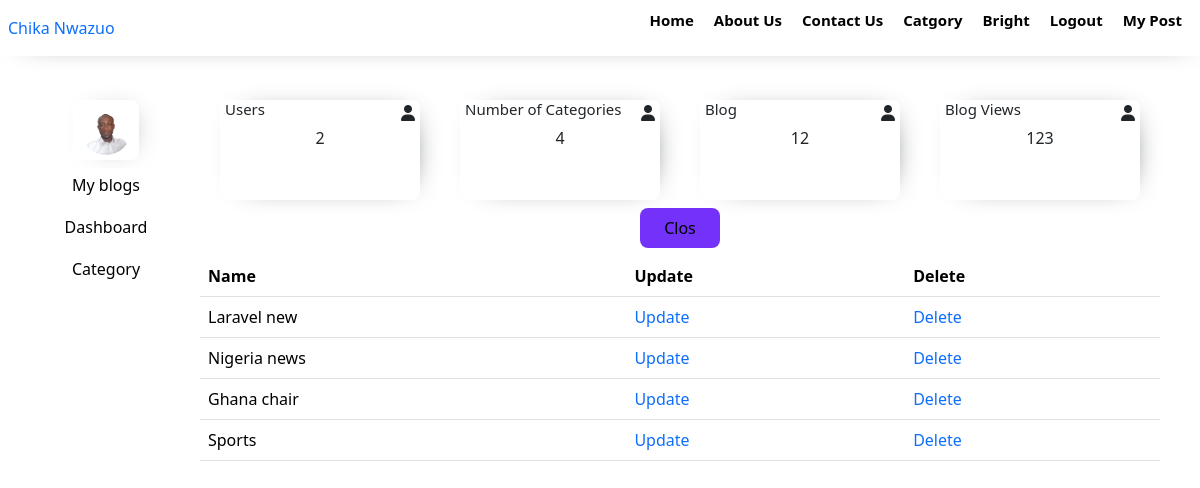
The app's page /category (signed in) with its own data.
### models.py (models this page shows, shortened)
class Category(db.Model):
    id = db.Column(db.Integer, primary_key=True)
    name = db.Column(db.String(100), unique=True)
    posts = db.relationship('Post', backref='category',lazy=True)

### blueprint/category.py (the view)
@category_page.route('/category',methods=['GET','POST'])
@login_required
def category():
    catform=CategoryForm()
    if catform.validate_on_submit():
        checkcat=Category.query.filter_by(name=catform.name.data).first()
        if checkcat:
            flash(f'Category name already exist {catform.name.data}','error')
            return redirect(url_for('category_page.category'))
        else:
            category=Category(name=catform.name.data)
            db.session.add(category)
            db.session.commit()
            flash(f'Category {catform.name.data} added','success')
            return redirect(url_for('category_page.category'))
    else:
        category=Category.query.all()
        return render_template('admin/category.html',catform=catform,category=category)

### app.py (called while the page is built)
@app.context_processor
def inject_global_data():
    categorydata=Category.query.all()
    categorycount=Category.query.count()
    users=User.query.count()
    blog=Post.query.count()
    return {'categorydata': categorydata,'categorycount':categorycount,"users":users,'blog':blog}

### blueprint/auth.py (called while the page is built)
def login_required(func):
    @wraps(func)
    def decorated_function(*args,**kwargs):
        if not session.get("user"):
            return redirect(url_for("register_page.register"))
        return func(*args,**kwargs)
    return decorated_function

### templates/admin/category.html (shortened to what this page needs)
{% extends 'admin/layout/adminbased.html' %}
{% block content %}
<div class="add-item-form-div">
    <div class="table-form">
        <button class="addformbtn" onclick="openform()">Clos</button>
    <div class="table-div">
        <table class="table">
            <thead>
              <tr>
                <th scope="col">Name</th>
                <th scope="col">Update</th>
                <th scope="col">Delete</th>
              </tr>
            </thead>
            <tbody>
              {% for cat in category %}
              <tr>
                <td>{{cat.name}}</td>
                <td><a href="{{ url_for('editcategroy.editcat',id=cat.id) }}">Update</a></td>
                <td><a href="">Delete</a></td>
              </tr>
              {% endfor %}
            </tbody>
          </table>
    </div>
    </div>
</div>
{% endblock  %}

### static/css/admin.css (style rules this page uses)
.table-form { display: flex; flex-direction: column; margin: 0px auto; }
.addformbtn { width: 80px; margin: 8px auto; border: none; background-color: #7431F9; padding: 8px; border-radius: 8px; }

### static/css/nav.css (style rules this page uses)
body { box-sizing: border-box; padding: 0; margin: 0; font-family: 'Poppins', sans-serif; }
li,a { list-style: none !important; text-decoration: none !important; }

### records on screen
Category: name "Laravel new"
Category: name "Nigeria news"
Category: name "Ghana chair"
Category: name "Sports"

### other values on screen
{{ session['username'] }} "Bright"
{{ users }} "2"
{{ categorycount }} "4"
{{ blog }} "12"
